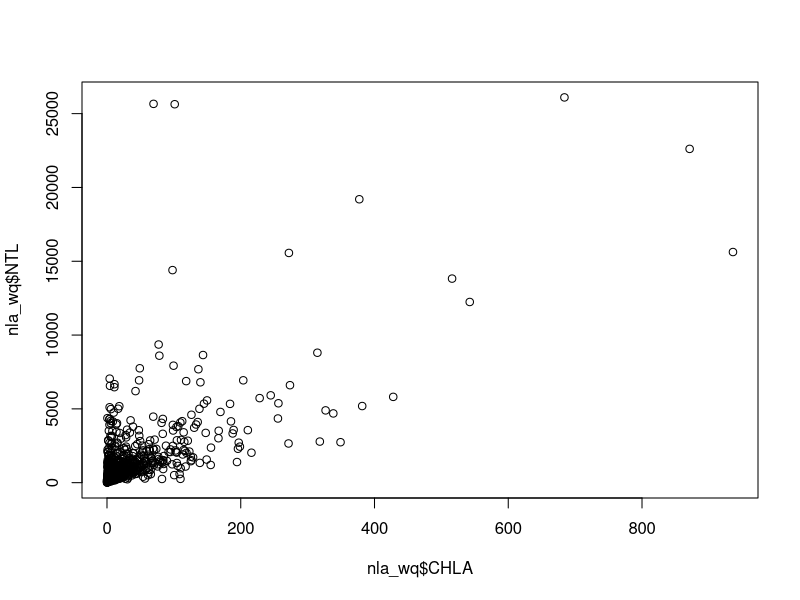
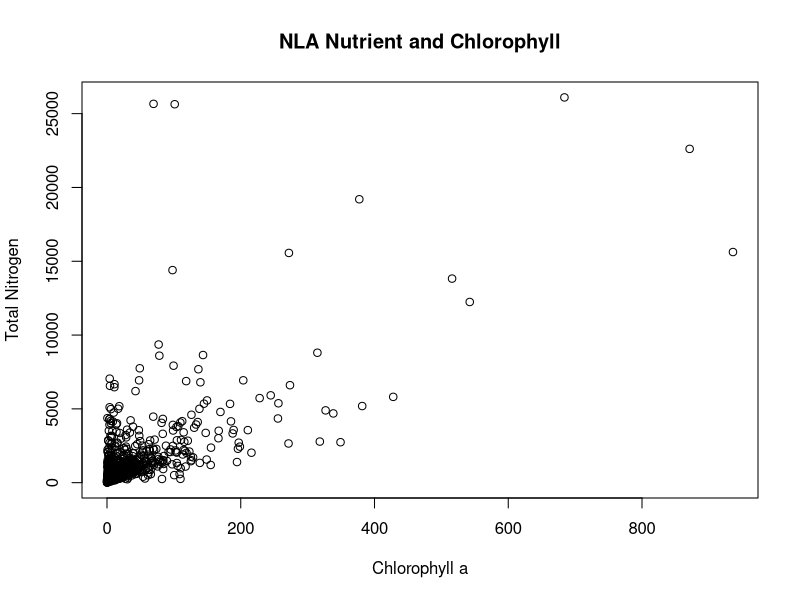
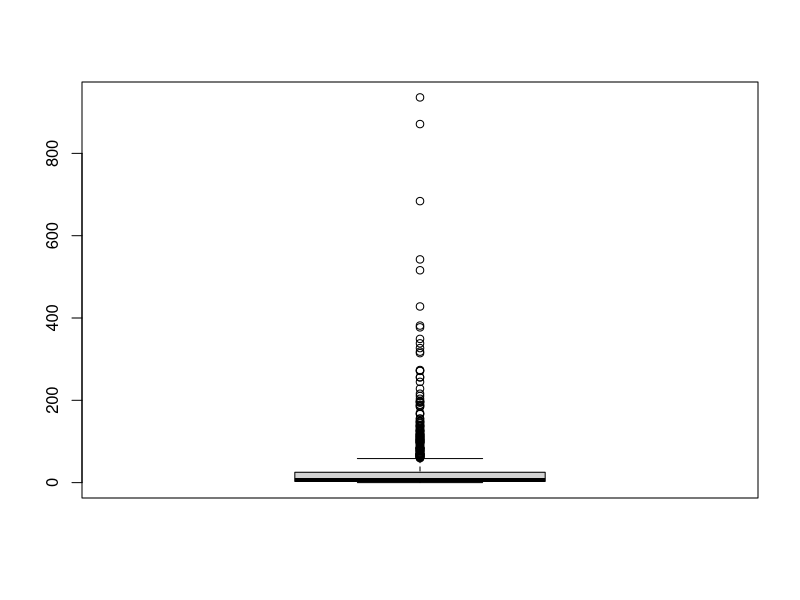
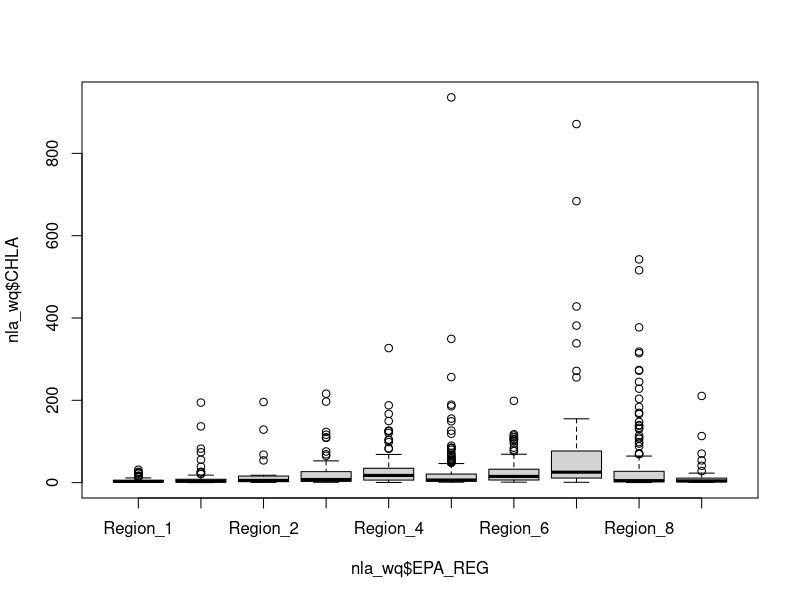
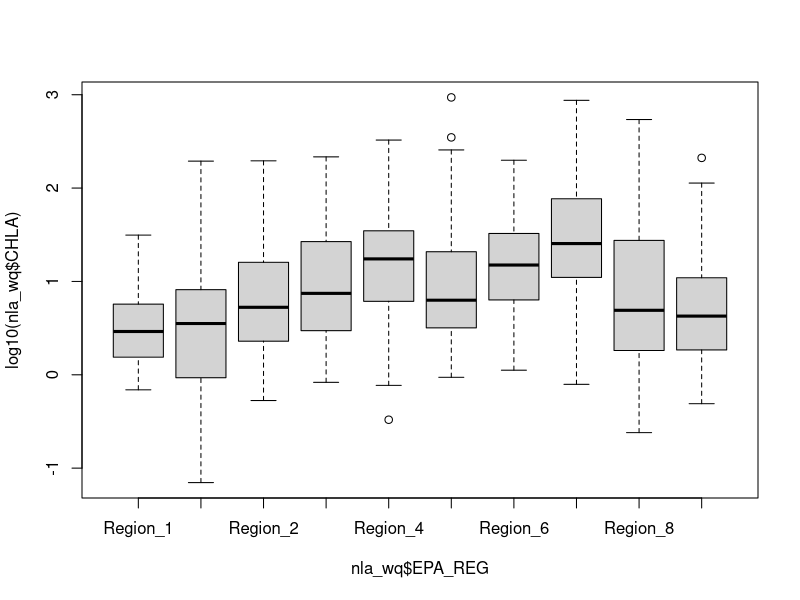
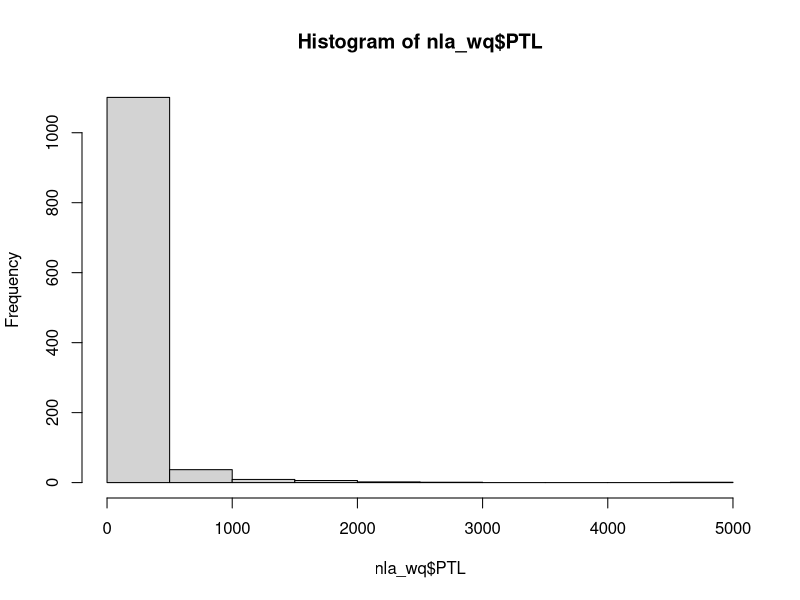
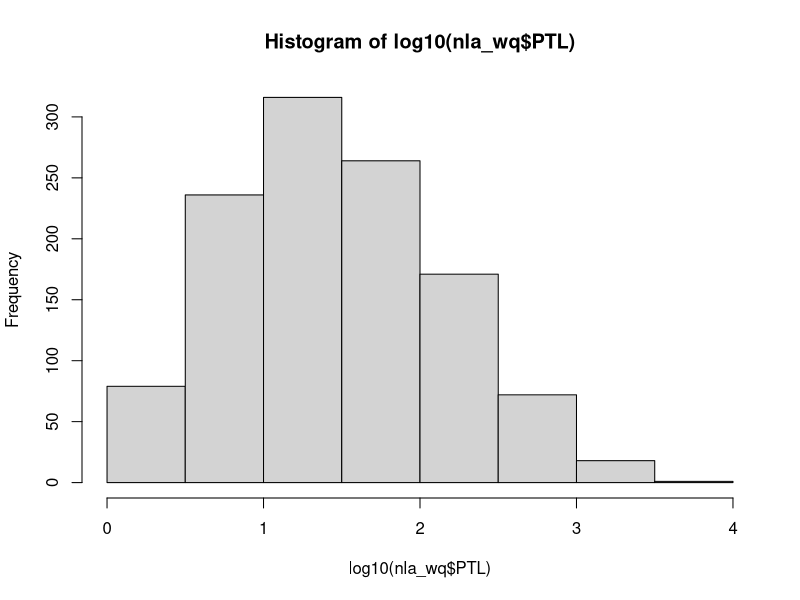
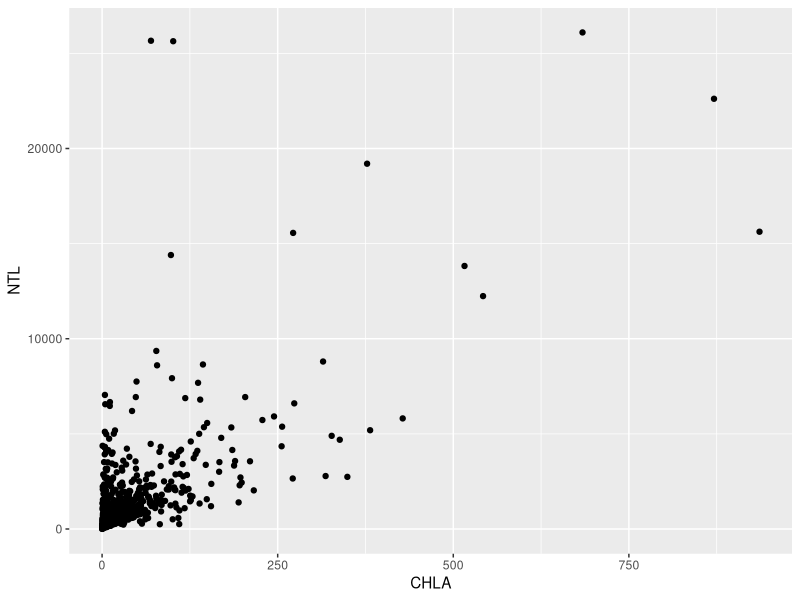

Reproduce these figures in R, in order. (Note: this script raises an error after producing the figures.)
## ---- chunk 1
library(knitr)
options(repos="http://cran.rstudio.com/")
opts_chunk$set(fig.path="figures/",R.options=list(max.print=100),message = FALSE,
               warning = FALSE, error = FALSE)
if(!require("ggplot2")){
  install.packages("ggplot2")
}
if(!require("dplyr")){
  install.packages("dplyr")
}
if(!require("randomForest")){
  install.packages("randomForest")
}
library("ggplot2")
library("dplyr")
nla_wq <- read.csv("../data/nla_dat.csv",stringsAsFactors = FALSE)
## ---- chunk 2
plot(nla_wq$CHLA,nla_wq$NTL)
## ---- chunk 3
plot(nla_wq$CHLA,nla_wq$NTL,main="NLA Nutrient and Chlorophyll",
     xlab="Chlorophyll a",ylab="Total Nitrogen")
## ---- chunk 4
boxplot(nla_wq$CHLA)
## ---- chunk 5
boxplot(nla_wq$CHLA ~ nla_wq$EPA_REG)
#Given the spread, maybe  a log transform makes sense
boxplot(log10(nla_wq$CHLA) ~ nla_wq$EPA_REG)
## ---- chunk 6
hist(nla_wq$PTL)
#And log again specifying number of breaks (e.g. bins)
hist(log10(nla_wq$PTL), breaks=10)
## ---- chunk 7
# aes() are the "aesthetics" info.  When you simply add the x and y
# that can seem a bit of a confusing term.  You also use aes() to 
# change color, shape, size etc. of some items 
nla_gg<-ggplot(nla_wq,aes(x=CHLA,y=NTL))
## ---- chunk 8
#Different syntax than you are used to
nla_gg + 
  geom_point()

#This too can be saved to an object
nla_scatter<-nla_gg +
                geom_point()

#Call it to create the plot
nla_scatter
## ---- chunk 9
#Getting fancy to show italics and greek symbols
x_lab <- expression(paste("Chlorophyll ",italic(a), " (", mu, "g/L)"))
y_lab <- expression(paste("Total Nitrogen ", "(", mu, "g/L)"))
nla_scatter<-nla_scatter +
                labs(title="Nitrogen and Chlorophyll in US Lakes",
                     x=x_lab, y=y_lab)
nla_scatter
## ---- chunk 10
nla_scatter<- nla_scatter +
                geom_point(aes(color=RT_NLA, shape=RT_NLA),size=2)
nla_scatter
## ---- chunk 11
nla_scatter_loess<-nla_scatter +
                geom_smooth()
nla_scatter_loess
## ---- chunk 12
nla_scatter_lm<-nla_scatter +
                  geom_smooth(method="lm")
nla_scatter_lm
## ---- chunk 13
nla_scatter_lm_group<-nla_scatter +
                        geom_smooth(method="lm", 
                                    aes(group=RT_NLA))
nla_scatter_lm_group
## ---- chunk 14
nla_scatter_lm_color<-nla_scatter +
                        geom_smooth(method="lm", 
                                    aes(color=RT_NLA))
nla_scatter_lm_color
## ---- chunk 15
ggplot(nla_wq,aes(x=EPA_REG,y=log10(CHLA))) +
  geom_boxplot()
## ---- chunk 16
ggplot(nla_wq,aes(x=log10(CHLA)))+
  geom_histogram(binwidth=0.25)
## ---- chunk 17
scatter_p<-ggplot(nla_wq,aes(x=log10(PTL),y=log10(CHLA))) +
              geom_point(aes(colour=LAKE_ORIGIN, shape=LAKE_ORIGIN))
scatter_p
## ---- chunk 18
scatter_p_base<-scatter_p + 
  theme(panel.background = element_blank(), 
        panel.grid = element_blank(),
        panel.border = element_rect(fill = NA),
        text=element_text(family="Times",colour="red",size=24))
scatter_p_base
## ---- chunk 19
scatter_p + theme_bw()
scatter_p + theme_classic()
## ---- chunk 20
#Now Let's start over, with some new colors and regression lines
x_lab <- expression(paste("Chlorophyll ",italic(a), " (", mu, "g/L)"))
y_lab <- expression(paste("Total Nitrogen ", "(", mu, "g/L)"))
scatter_polished <- ggplot(nla_wq,aes(x=log10(PTL),y=log10(CHLA))) +
              geom_point(aes(colour=RT_NLA, shape=RT_NLA)) +
              stat_smooth(method="lm", aes(colour=RT_NLA)) +
              scale_colour_manual(breaks = nla_wq$RT_NLA,
                                  values= c("steelblue1",
                                            "sienna",
                                            "springgreen3")) + 
              theme_classic(18,"Times") +
              theme(text=element_text(colour="slategray")) +
              labs(title="National \n Lake P and Chl a \n Relationship",
                     x=x_lab, y=y_lab)
              

scatter_polished 
## ---- chunk 21
tp_chla <- ggplot(nla_wq,aes(x=log10(PTL),y=log10(CHLA))) + geom_point()

tp_chla + facet_grid(RT_NLA ~ .)

tp_chla +
  stat_smooth() +
  facet_grid(RT_NLA ~ LAKE_ORIGIN)
